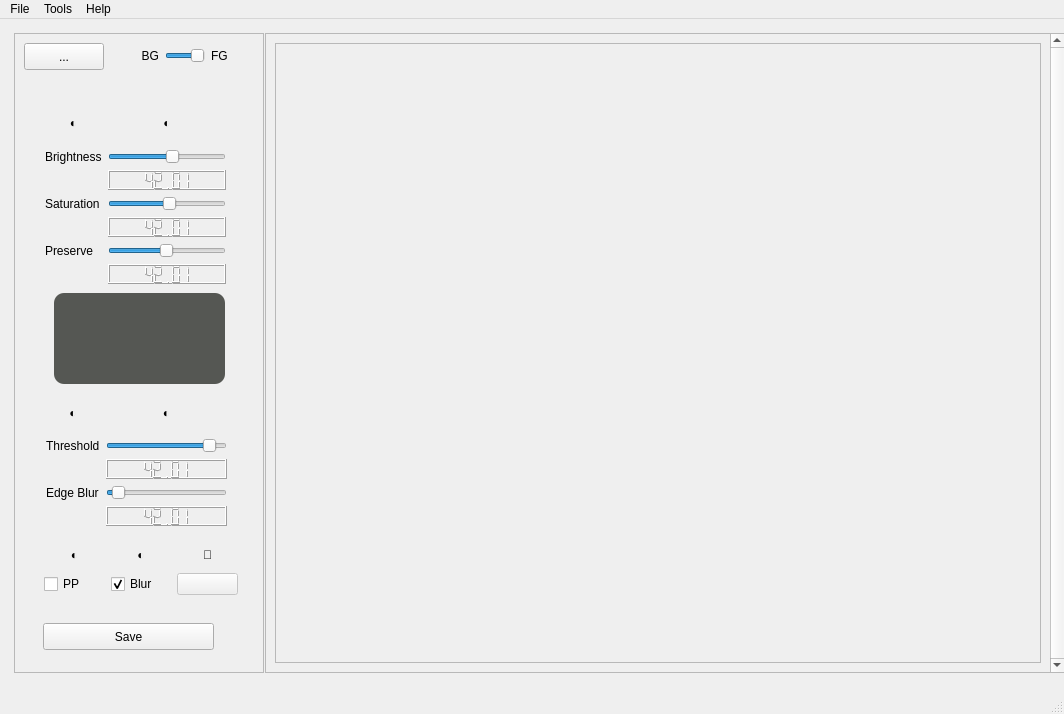
<?xml version="1.0" encoding="UTF-8"?>
<ui version="4.0">
 <class>MainWindow</class>
 <widget class="QMainWindow" name="MainWindow">
  <property name="geometry">
   <rect>
    <x>0</x>
    <y>0</y>
    <width>1064</width>
    <height>714</height>
   </rect>
  </property>
  <property name="acceptDrops">
   <bool>true</bool>
  </property>
  <property name="windowTitle">
   <string>MainWindow</string>
  </property>
  <property name="windowIcon">
   <iconset>
    <normaloff>:/icon/appicon.png</normaloff>:/icon/appicon.png</iconset>
  </property>
  <widget class="QWidget" name="centralwidget">
   <property name="minimumSize">
    <size>
     <width>800</width>
     <height>600</height>
    </size>
   </property>
   <layout class="QHBoxLayout" name="horizontalLayout">
    <item>
     <layout class="QHBoxLayout" name="horizontalLayout_2" stretch="0,0">
      <property name="spacing">
       <number>1</number>
      </property>
      <property name="sizeConstraint">
       <enum>QLayout::SetDefaultConstraint</enum>
      </property>
      <property name="leftMargin">
       <number>5</number>
      </property>
      <property name="topMargin">
       <number>5</number>
      </property>
      <property name="rightMargin">
       <number>5</number>
      </property>
      <property name="bottomMargin">
       <number>10</number>
      </property>
      <item>
       <widget class="QFrame" name="frameControl">
        <property name="sizePolicy">
         <sizepolicy hsizetype="Preferred" vsizetype="Preferred">
          <horstretch>0</horstretch>
          <verstretch>0</verstretch>
         </sizepolicy>
        </property>
        <property name="minimumSize">
         <size>
          <width>250</width>
          <height>0</height>
         </size>
        </property>
        <property name="maximumSize">
         <size>
          <width>250</width>
          <height>16777215</height>
         </size>
        </property>
        <property name="styleSheet">
         <string notr="true"/>
        </property>
        <property name="frameShape">
         <enum>QFrame::StyledPanel</enum>
        </property>
        <property name="frameShadow">
         <enum>QFrame::Raised</enum>
        </property>
        <widget class="QPushButton" name="button2Browse">
         <property name="geometry">
          <rect>
           <x>10</x>
           <y>10</y>
           <width>80</width>
           <height>27</height>
          </rect>
         </property>
         <property name="maximumSize">
          <size>
           <width>150</width>
           <height>16777215</height>
          </size>
         </property>
         <property name="toolTip">
          <string>&lt;html&gt;&lt;head/&gt;&lt;body&gt;&lt;p&gt;Open an image file to edit&lt;/p&gt;&lt;/body&gt;&lt;/html&gt;</string>
         </property>
         <property name="text">
          <string>...</string>
         </property>
        </widget>
        <widget class="QFrame" name="frameSliders">
         <property name="geometry">
          <rect>
           <x>20</x>
           <y>60</y>
           <width>211</width>
           <height>511</height>
          </rect>
         </property>
         <property name="styleSheet">
          <string notr="true"/>
         </property>
         <property name="frameShape">
          <enum>QFrame::NoFrame</enum>
         </property>
         <property name="frameShadow">
          <enum>QFrame::Sunken</enum>
         </property>
         <property name="lineWidth">
          <number>0</number>
         </property>
         <widget class="QWidget" name="layoutWidget">
          <property name="geometry">
           <rect>
            <x>10</x>
            <y>450</y>
            <width>194</width>
            <height>52</height>
           </rect>
          </property>
          <layout class="QGridLayout" name="gridLayout_3">
           <item row="3" column="0">
            <widget class="QCheckBox" name="check_pp">
             <property name="toolTip">
              <string>&lt;html&gt;&lt;head/&gt;&lt;body&gt;&lt;p&gt;PostProcess &lt;span style=&quot; font-weight:600;&quot;&gt;whole&lt;/span&gt; image&lt;/p&gt;&lt;/body&gt;&lt;/html&gt;</string>
             </property>
             <property name="text">
              <string>PP</string>
             </property>
             <property name="checked">
              <bool>false</bool>
             </property>
            </widget>
           </item>
           <item row="2" column="0">
            <widget class="QLabel" name="label_4">
             <property name="text">
              <string>◐</string>
             </property>
             <property name="alignment">
              <set>Qt::AlignCenter</set>
             </property>
            </widget>
           </item>
           <item row="3" column="1">
            <widget class="QCheckBox" name="check_blur">
             <property name="toolTip">
              <string>&lt;html&gt;&lt;head/&gt;&lt;body&gt;&lt;p&gt;Denoise selected area&lt;/p&gt;&lt;/body&gt;&lt;/html&gt;</string>
             </property>
             <property name="text">
              <string>Blur</string>
             </property>
             <property name="checked">
              <bool>true</bool>
             </property>
            </widget>
           </item>
           <item row="2" column="1">
            <widget class="QLabel" name="label">
             <property name="text">
              <string>◐</string>
             </property>
             <property name="alignment">
              <set>Qt::AlignCenter</set>
             </property>
            </widget>
           </item>
           <item row="3" column="2">
            <widget class="QPushButton" name="buttonReset">
             <property name="enabled">
              <bool>false</bool>
             </property>
             <property name="sizePolicy">
              <sizepolicy hsizetype="Minimum" vsizetype="Minimum">
               <horstretch>0</horstretch>
               <verstretch>0</verstretch>
              </sizepolicy>
             </property>
             <property name="minimumSize">
              <size>
               <width>20</width>
               <height>20</height>
              </size>
             </property>
             <property name="toolTip">
              <string>Reset!</string>
             </property>
             <property name="styleSheet">
              <string notr="true">/* border-color: rgb(239, 41, 41);
color: rgb(255, 255, 255); */</string>
             </property>
             <property name="text">
              <string/>
             </property>
            </widget>
           </item>
           <item row="2" column="2">
            <widget class="QLabel" name="label_5">
             <property name="text">
              <string>🔨</string>
             </property>
             <property name="alignment">
              <set>Qt::AlignCenter</set>
             </property>
            </widget>
           </item>
          </layout>
         </widget>
         <widget class="QLabel" name="label_maskimage">
          <property name="geometry">
           <rect>
            <x>20</x>
            <y>200</y>
            <width>171</width>
            <height>91</height>
           </rect>
          </property>
          <property name="toolTip">
           <string>&lt;html&gt;&lt;head/&gt;&lt;body&gt;&lt;p&gt;Current  Selection (Segmentation)&lt;/p&gt;&lt;/body&gt;&lt;/html&gt;</string>
          </property>
          <property name="styleSheet">
           <string notr="true">border-radius: 10px;  
border-color: rgb(136, 138, 133);
background-color: rgb(85, 87, 83)</string>
          </property>
          <property name="frameShadow">
           <enum>QFrame::Plain</enum>
          </property>
          <property name="text">
           <string/>
          </property>
          <property name="scaledContents">
           <bool>false</bool>
          </property>
          <property name="alignment">
           <set>Qt::AlignCenter</set>
          </property>
          <property name="margin">
           <number>5</number>
          </property>
         </widget>
         <widget class="QWidget" name="layoutWidget">
          <property name="geometry">
           <rect>
            <x>12</x>
            <y>300</y>
            <width>181</width>
            <height>133</height>
           </rect>
          </property>
          <layout class="QGridLayout" name="gridLayout">
           <item row="1" column="1">
            <widget class="QSlider" name="slider_thresh">
             <property name="toolTip">
              <string>&lt;html&gt;&lt;head/&gt;&lt;body&gt;&lt;p&gt;Lower this to grow the selection&lt;/p&gt;&lt;p&gt;Use this with &lt;span style=&quot; font-weight:600;&quot;&gt;Blur Edge&lt;/span&gt; to control edges&lt;/p&gt;&lt;/body&gt;&lt;/html&gt;</string>
             </property>
             <property name="minimum">
              <number>1</number>
             </property>
             <property name="maximum">
              <number>99</number>
             </property>
             <property name="singleStep">
              <number>5</number>
             </property>
             <property name="value">
              <number>90</number>
             </property>
             <property name="orientation">
              <enum>Qt::Horizontal</enum>
             </property>
             <property name="tickInterval">
              <number>5</number>
             </property>
            </widget>
           </item>
           <item row="5" column="1">
            <widget class="QSlider" name="slider_blur">
             <property name="toolTip">
              <string>&lt;html&gt;&lt;head/&gt;&lt;body&gt;&lt;p&gt;Blur  selection edges &lt;/p&gt;&lt;/body&gt;&lt;/html&gt;</string>
             </property>
             <property name="minimum">
              <number>1</number>
             </property>
             <property name="maximum">
              <number>200</number>
             </property>
             <property name="value">
              <number>10</number>
             </property>
             <property name="orientation">
              <enum>Qt::Horizontal</enum>
             </property>
             <property name="tickInterval">
              <number>5</number>
             </property>
            </widget>
           </item>
           <item row="1" column="0">
            <widget class="QLabel" name="label_2">
             <property name="text">
              <string>Threshold</string>
             </property>
             <property name="margin">
              <number>5</number>
             </property>
            </widget>
           </item>
           <item row="5" column="0">
            <widget class="QLabel" name="label_9">
             <property name="text">
              <string>Edge Blur</string>
             </property>
            </widget>
           </item>
           <item row="6" column="1">
            <widget class="QLCDNumber" name="lcd_blur">
             <property name="maximumSize">
              <size>
               <width>16777215</width>
               <height>20</height>
              </size>
             </property>
             <property name="value" stdset="0">
              <double>42.009999999999998</double>
             </property>
            </widget>
           </item>
           <item row="0" column="1">
            <widget class="QLabel" name="labelSeparator2_2">
             <property name="styleSheet">
              <string notr="true"/>
             </property>
             <property name="text">
              <string>◐</string>
             </property>
             <property name="alignment">
              <set>Qt::AlignCenter</set>
             </property>
            </widget>
           </item>
           <item row="3" column="1">
            <widget class="QLCDNumber" name="lcd_thresh">
             <property name="maximumSize">
              <size>
               <width>16777215</width>
               <height>20</height>
              </size>
             </property>
             <property name="value" stdset="0">
              <double>42.009999999999998</double>
             </property>
            </widget>
           </item>
           <item row="0" column="0">
            <widget class="QLabel" name="labelSeparator2_4">
             <property name="styleSheet">
              <string notr="true"/>
             </property>
             <property name="text">
              <string>◐</string>
             </property>
             <property name="alignment">
              <set>Qt::AlignCenter</set>
             </property>
            </widget>
           </item>
          </layout>
         </widget>
         <widget class="QWidget" name="layoutWidget">
          <property name="geometry">
           <rect>
            <x>11</x>
            <y>10</y>
            <width>181</width>
            <height>181</height>
           </rect>
          </property>
          <layout class="QGridLayout" name="gridLayout_2">
           <item row="5" column="1">
            <widget class="QSlider" name="slider_blendwt1">
             <property name="toolTip">
              <string>Weightage for original image</string>
             </property>
             <property name="minimum">
              <number>1</number>
             </property>
             <property name="maximum">
              <number>100</number>
             </property>
             <property name="singleStep">
              <number>5</number>
             </property>
             <property name="value">
              <number>50</number>
             </property>
             <property name="orientation">
              <enum>Qt::Horizontal</enum>
             </property>
             <property name="tickInterval">
              <number>5</number>
             </property>
            </widget>
           </item>
           <item row="3" column="1">
            <widget class="QSlider" name="slider_saturation">
             <property name="toolTip">
              <string>Color saturation</string>
             </property>
             <property name="minimum">
              <number>-200</number>
             </property>
             <property name="maximum">
              <number>200</number>
             </property>
             <property name="value">
              <number>10</number>
             </property>
             <property name="orientation">
              <enum>Qt::Horizontal</enum>
             </property>
             <property name="tickInterval">
              <number>5</number>
             </property>
            </widget>
           </item>
           <item row="3" column="0">
            <widget class="QLabel" name="label_saturation">
             <property name="text">
              <string>Saturation</string>
             </property>
            </widget>
           </item>
           <item row="4" column="1">
            <widget class="QLCDNumber" name="lcd_satur">
             <property name="maximumSize">
              <size>
               <width>16777215</width>
               <height>20</height>
              </size>
             </property>
             <property name="value" stdset="0">
              <double>42.009999999999998</double>
             </property>
            </widget>
           </item>
           <item row="1" column="0">
            <widget class="QLabel" name="label_brightness">
             <property name="text">
              <string>Brightness</string>
             </property>
            </widget>
           </item>
           <item row="2" column="1">
            <widget class="QLCDNumber" name="lcd_bright">
             <property name="maximumSize">
              <size>
               <width>16777215</width>
               <height>20</height>
              </size>
             </property>
             <property name="font">
              <font>
               <family>Ubuntu</family>
               <pointsize>12</pointsize>
               <strikeout>false</strikeout>
              </font>
             </property>
             <property name="smallDecimalPoint">
              <bool>false</bool>
             </property>
             <property name="value" stdset="0">
              <double>42.009999999999998</double>
             </property>
            </widget>
           </item>
           <item row="1" column="1">
            <widget class="QSlider" name="slider_bright">
             <property name="toolTip">
              <string>&lt;html&gt;&lt;head/&gt;&lt;body&gt;&lt;p&gt;Brightness of Segment&lt;/p&gt;&lt;p&gt;Select &lt;span style=&quot; font-weight:600;&quot;&gt;Back &lt;/span&gt;from above if you want to brighten background only &lt;/p&gt;&lt;/body&gt;&lt;/html&gt;</string>
             </property>
             <property name="minimum">
              <number>-200</number>
             </property>
             <property name="maximum">
              <number>200</number>
             </property>
             <property name="singleStep">
              <number>1</number>
             </property>
             <property name="value">
              <number>20</number>
             </property>
             <property name="orientation">
              <enum>Qt::Horizontal</enum>
             </property>
             <property name="tickInterval">
              <number>5</number>
             </property>
            </widget>
           </item>
           <item row="5" column="0">
            <widget class="QLabel" name="label_3">
             <property name="text">
              <string>Preserve</string>
             </property>
            </widget>
           </item>
           <item row="6" column="1">
            <widget class="QLCDNumber" name="lcd_blendwt1">
             <property name="maximumSize">
              <size>
               <width>16777215</width>
               <height>20</height>
              </size>
             </property>
             <property name="value" stdset="0">
              <double>42.009999999999998</double>
             </property>
            </widget>
           </item>
           <item row="0" column="0">
            <widget class="QLabel" name="labelSeparator2">
             <property name="styleSheet">
              <string notr="true"/>
             </property>
             <property name="text">
              <string>◐</string>
             </property>
             <property name="alignment">
              <set>Qt::AlignCenter</set>
             </property>
            </widget>
           </item>
           <item row="0" column="1">
            <widget class="QLabel" name="labelSeparator2_3">
             <property name="styleSheet">
              <string notr="true"/>
             </property>
             <property name="text">
              <string>◐</string>
             </property>
             <property name="alignment">
              <set>Qt::AlignCenter</set>
             </property>
            </widget>
           </item>
          </layout>
         </widget>
        </widget>
        <widget class="QWidget" name="layoutWidget">
         <property name="geometry">
          <rect>
           <x>100</x>
           <y>10</y>
           <width>141</width>
           <height>25</height>
          </rect>
         </property>
         <layout class="QHBoxLayout" name="horizontalLayout_4">
          <item>
           <widget class="QLabel" name="label_fore">
            <property name="styleSheet">
             <string notr="true"/>
            </property>
            <property name="text">
             <string>BG</string>
            </property>
            <property name="alignment">
             <set>Qt::AlignRight|Qt::AlignTrailing|Qt::AlignVCenter</set>
            </property>
            <property name="margin">
             <number>2</number>
            </property>
           </widget>
          </item>
          <item>
           <widget class="QSlider" name="sliderModeToggle">
            <property name="maximumSize">
             <size>
              <width>40</width>
              <height>16777215</height>
             </size>
            </property>
            <property name="toolTip">
             <string>&lt;html&gt;&lt;head/&gt;&lt;body&gt;&lt;p&gt;Foreground or Background?&lt;/p&gt;&lt;p&gt;&lt;span style=&quot; font-weight:600;&quot;&gt;Warning! &lt;/span&gt;Changing this will reset current changes ! &lt;/p&gt;&lt;/body&gt;&lt;/html&gt;</string>
            </property>
            <property name="styleSheet">
             <string notr="true"/>
            </property>
            <property name="minimum">
             <number>0</number>
            </property>
            <property name="maximum">
             <number>1</number>
            </property>
            <property name="pageStep">
             <number>1</number>
            </property>
            <property name="value">
             <number>1</number>
            </property>
            <property name="orientation">
             <enum>Qt::Horizontal</enum>
            </property>
            <property name="invertedAppearance">
             <bool>false</bool>
            </property>
           </widget>
          </item>
          <item>
           <widget class="QLabel" name="label_back">
            <property name="text">
             <string>FG</string>
            </property>
            <property name="margin">
             <number>2</number>
            </property>
           </widget>
          </item>
         </layout>
        </widget>
        <widget class="QPushButton" name="button2Save">
         <property name="geometry">
          <rect>
           <x>29</x>
           <y>590</y>
           <width>171</width>
           <height>27</height>
          </rect>
         </property>
         <property name="toolTip">
          <string>&lt;html&gt;&lt;head/&gt;&lt;body&gt;&lt;p&gt;Save edited File&lt;/p&gt;&lt;p&gt;It might take more time than previews&lt;/p&gt;&lt;/body&gt;&lt;/html&gt;</string>
         </property>
         <property name="styleSheet">
          <string notr="true">border-color:rgb(136, 138, 133)</string>
         </property>
         <property name="text">
          <string>Save</string>
         </property>
        </widget>
       </widget>
      </item>
      <item>
       <widget class="QScrollArea" name="scrollArea">
        <property name="sizePolicy">
         <sizepolicy hsizetype="Expanding" vsizetype="Expanding">
          <horstretch>0</horstretch>
          <verstretch>0</verstretch>
         </sizepolicy>
        </property>
        <property name="minimumSize">
         <size>
          <width>800</width>
          <height>600</height>
         </size>
        </property>
        <property name="lineWidth">
         <number>1</number>
        </property>
        <property name="verticalScrollBarPolicy">
         <enum>Qt::ScrollBarAlwaysOn</enum>
        </property>
        <property name="sizeAdjustPolicy">
         <enum>QAbstractScrollArea::AdjustToContents</enum>
        </property>
        <property name="widgetResizable">
         <bool>true</bool>
        </property>
        <property name="alignment">
         <set>Qt::AlignCenter</set>
        </property>
        <widget class="QWidget" name="scrollAreaWidgetContents">
         <property name="geometry">
          <rect>
           <x>0</x>
           <y>0</y>
           <width>784</width>
           <height>631</height>
          </rect>
         </property>
         <property name="sizePolicy">
          <sizepolicy hsizetype="Expanding" vsizetype="Expanding">
           <horstretch>0</horstretch>
           <verstretch>0</verstretch>
          </sizepolicy>
         </property>
         <layout class="QHBoxLayout" name="horizontalLayout_3">
          <item>
           <widget class="QLabel" name="label_mainimage">
            <property name="enabled">
             <bool>true</bool>
            </property>
            <property name="sizePolicy">
             <sizepolicy hsizetype="Expanding" vsizetype="Expanding">
              <horstretch>0</horstretch>
              <verstretch>0</verstretch>
             </sizepolicy>
            </property>
            <property name="font">
             <font>
              <strikeout>false</strikeout>
             </font>
            </property>
            <property name="acceptDrops">
             <bool>true</bool>
            </property>
            <property name="toolTip">
             <string>&lt;html&gt;&lt;head/&gt;&lt;body&gt;&lt;p&gt;You have not opened any image file &lt;/p&gt;&lt;p&gt;(Use File Open Button on&lt;span style=&quot; font-weight:600;&quot;&gt; Top Left&lt;/span&gt;)&lt;/p&gt;&lt;/body&gt;&lt;/html&gt;</string>
            </property>
            <property name="styleSheet">
             <string notr="true"/>
            </property>
            <property name="frameShape">
             <enum>QFrame::StyledPanel</enum>
            </property>
            <property name="frameShadow">
             <enum>QFrame::Plain</enum>
            </property>
            <property name="lineWidth">
             <number>1</number>
            </property>
            <property name="midLineWidth">
             <number>0</number>
            </property>
            <property name="text">
             <string/>
            </property>
            <property name="scaledContents">
             <bool>false</bool>
            </property>
            <property name="alignment">
             <set>Qt::AlignCenter</set>
            </property>
            <property name="margin">
             <number>10</number>
            </property>
           </widget>
          </item>
         </layout>
        </widget>
       </widget>
      </item>
     </layout>
    </item>
   </layout>
  </widget>
  <widget class="QMenuBar" name="menubar">
   <property name="geometry">
    <rect>
     <x>0</x>
     <y>0</y>
     <width>1064</width>
     <height>24</height>
    </rect>
   </property>
   <widget class="QMenu" name="menuFile">
    <property name="title">
     <string>File</string>
    </property>
    <addaction name="action_open"/>
    <addaction name="action_save"/>
    <addaction name="action_quit"/>
   </widget>
   <widget class="QMenu" name="menuHelp">
    <property name="title">
     <string>Help</string>
    </property>
    <addaction name="action_about"/>
   </widget>
   <widget class="QMenu" name="menuTools">
    <property name="title">
     <string>Tools</string>
    </property>
    <addaction name="action_ParentFolder"/>
   </widget>
   <addaction name="menuFile"/>
   <addaction name="menuTools"/>
   <addaction name="menuHelp"/>
  </widget>
  <widget class="QStatusBar" name="statusbar">
   <property name="styleSheet">
    <string notr="true"/>
   </property>
  </widget>
  <action name="action_open">
   <property name="text">
    <string>Open</string>
   </property>
   <property name="toolTip">
    <string>Open an Image</string>
   </property>
  </action>
  <action name="action_save">
   <property name="enabled">
    <bool>false</bool>
   </property>
   <property name="text">
    <string>Save</string>
   </property>
  </action>
  <action name="action_quit">
   <property name="text">
    <string>Quit</string>
   </property>
  </action>
  <action name="action_about">
   <property name="text">
    <string>About</string>
   </property>
  </action>
  <action name="action_ParentFolder">
   <property name="text">
    <string>Locate</string>
   </property>
   <property name="toolTip">
    <string>Open containing folder</string>
   </property>
  </action>
 </widget>
 <resources/>
 <connections/>
</ui>
